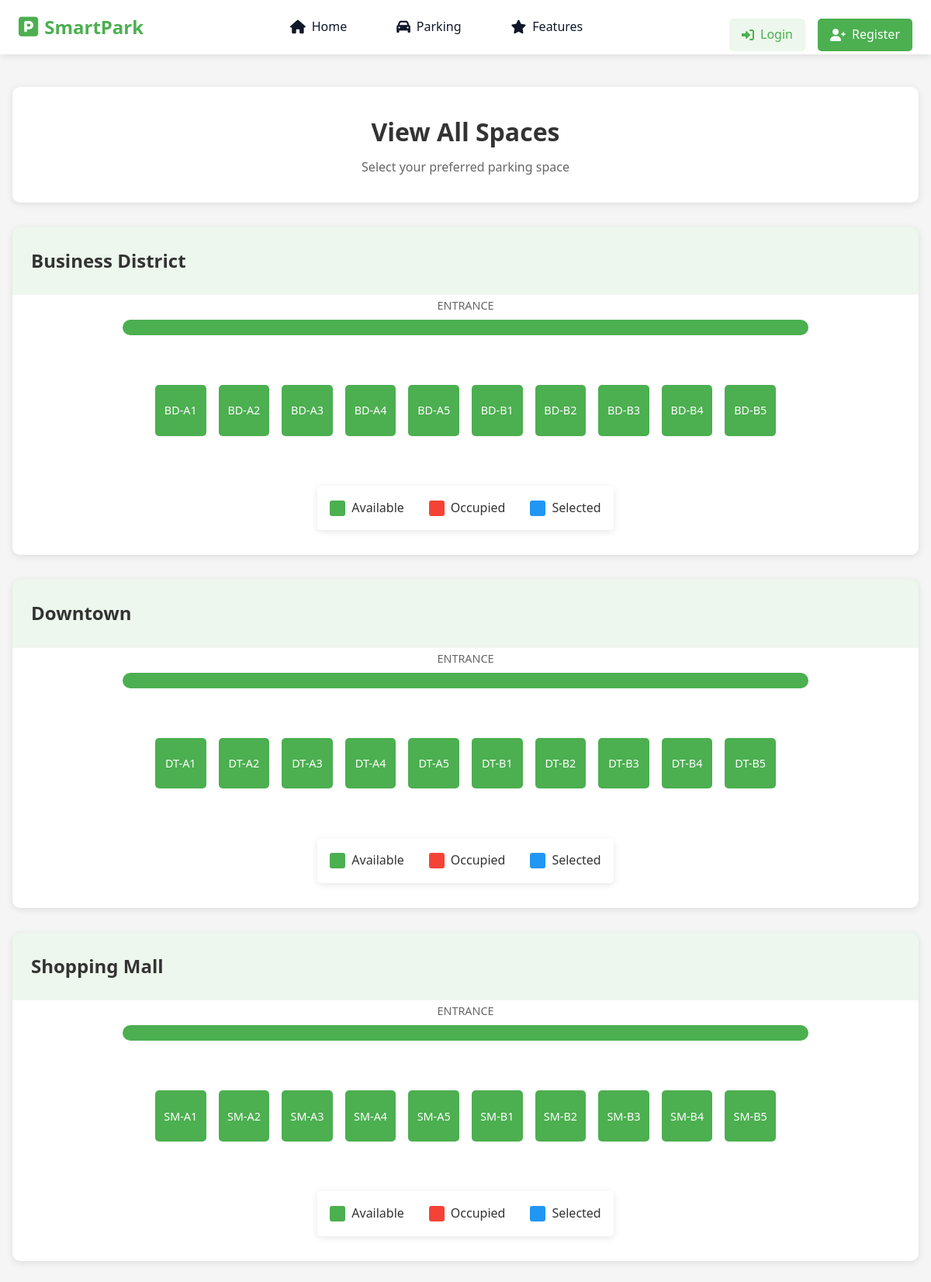
The app's page /all_spaces.php with its own data.
### tables this page shows
CREATE TABLE IF NOT EXISTS parking_spaces (
    space_id INT AUTO_INCREMENT PRIMARY KEY,
    space_name VARCHAR(50) NOT NULL,
    location VARCHAR(100) NOT NULL,
    price_per_hour DECIMAL(10,2) NOT NULL,
    capacity INT NOT NULL DEFAULT 1,
    description TEXT,
    created_at TIMESTAMP DEFAULT CURRENT_TIMESTAMP
);

### all_spaces.php (the view, shortened to what this page needs)
<?php
$conn = getConnection();
$sql = "SELECT p.*,
        (SELECT COUNT(*) FROM reservations r
         WHERE r.space_id = p.space_id
         AND r.status IN ('active', 'pending')
         AND NOW() BETWEEN r.start_time AND r.end_time) as current_occupancy
        FROM parking_spaces p
        ORDER BY p.location, p.space_name";
$result = $conn->query($sql);
$spaces = $result->fetch_all(MYSQLI_ASSOC);
$locations = [];
foreach ($spaces as $space) {
    $locations[$space['location']][] = $space;
}
?>
<!DOCTYPE html>
<html lang="en">
<head>
    <link rel="stylesheet" href="css/styles.css">
    <link rel="stylesheet" href="https://cdnjs.cloudflare.com/ajax/libs/font-awesome/6.0.0/css/all.min.css">
</head>
<body>
    <?php include 'includes/navbar.php'; ?>
    <div class="spaces-wrapper">
        <div class="spaces-container">
            <div class="spaces-header">
                <h1>View All Spaces</h1>
                <p>Select your preferred parking space</p>
            </div>
            <?php if (empty($locations)): ?>
                <div class="location-section">
                    <div class="location-header">
                        <h2>No Parking Spaces Available</h2>
                    </div>
                    <div class="seating-layout">
                        <p>There are no parking spaces available at the moment. Please check back later.</p>
                    </div>
                </div>
            <?php else: ?>
                <?php foreach ($locations as $location => $locationSpaces): ?>
                    <div class="location-section">
                        <div class="location-header">
                            <h2><?php echo htmlspecialchars($location); ?></h2>
                        </div>
                        <div class="seating-layout">
                            <div class="screen"></div>
                            <div class="seats-container">
                                <?php foreach ($locationSpaces as $space): ?>
                                    <div class="seat <?php echo $space['current_occupancy'] > 0 ? 'occupied' : ''; ?>"
                                         data-space-id="<?php echo $space['space_id']; ?>"
                                         data-space-name="<?php echo htmlspecialchars($space['space_name']); ?>"
                                         data-price="<?php echo $space['price_per_hour']; ?>">
                                        <?php echo $space['space_name']; ?>
                                    </div>
                                <?php endforeach; ?>
                            </div>
                            <div class="legend">
                                <div class="legend-item">
                                    <div class="legend-color legend-available"></div>
                                    <span>Available</span>
                                </div>
                                <div class="legend-item">
                                    <div class="legend-color legend-occupied"></div>
                                    <span>Occupied</span>
                                </div>
                                <div class="legend-item">
                                    <div class="legend-color legend-selected"></div>
                                    <span>Selected</span>
                                </div>
                            </div>
                        </div>
                    </div>
                <?php endforeach; ?>
            <?php endif; ?>
        </div>
    </div>
</body>
</html>

### includes/navbar.php (shortened to what this page needs)
<?php
$current_path = $_SERVER['SCRIPT_NAME'];
$is_user_section = strpos($current_path, '/user/') !== false;
$base_path = $is_user_section ? '../' : '';
?>
<nav class="navbar">
    <div class="nav-container">
        <div class="nav-left">
            <a href="<?php echo $base_path; ?>index.php" class="logo">
                <i class="fas fa-parking"></i>
                <span>SmartPark</span>
            </a>
        </div>
        <div class="nav-center">
            <ul class="nav-links">
                <li><a href="<?php echo $base_path; ?>index.php" class="nav-link">
                    <i class="fas fa-home"></i>
                    <span>Home</span>
                </a></li>
                <li><a href="<?php echo $base_path; ?>index.php#parking" class="nav-link">
                    <i class="fas fa-car"></i>
                    <span>Parking</span>
                </a></li>
                <li><a href="<?php echo $base_path; ?>index.php#features" class="nav-link">
                    <i class="fas fa-star"></i>
                    <span>Features</span>
                </a></li>
            </ul>
        </div>
        <div class="nav-right">
            <?php if(isset($_SESSION['user_id'])): ?>
                <div class="user-menu">
                    <div class="user-info">
                        <i class="fas fa-user-circle"></i>
                        <span class="user-name"><?php echo htmlspecialchars($_SESSION['full_name']); ?></span>
                    </div>
                    <div class="dropdown-menu">
                        <a href="<?php echo $base_path; ?>user/profile.php" class="dropdown-item">
                            <i class="fas fa-user"></i>
                            <span>Profile</span>
                        </a>
                        <a href="<?php echo $base_path; ?>user/reservations.php" class="dropdown-item">
                            <i class="fas fa-calendar-check"></i>
                            <span>My Reservations</span>
                        </a>
                        <a href="<?php echo $base_path; ?>logout.php" class="dropdown-item">
                            <i class="fas fa-sign-out-alt"></i>
                            <span>Logout</span>
                        </a>
                    </div>
                </div>
            <?php else: ?>
                <div class="auth-links">
                    <a href="<?php echo $base_path; ?>login.php" class="auth-btn login-btn">
                        <i class="fas fa-sign-in-alt"></i>
                        <span>Login</span>
                    </a>
                    <a href="<?php echo $base_path; ?>register.php" class="auth-btn register-btn">
                        <i class="fas fa-user-plus"></i>
                        <span>Register</span>
                    </a>
                </div>
            <?php endif; ?>
        </div>
    </div>
</nav>

### css/styles.css (style rules this page uses)
:root { --primary-color: #4f46e5; --secondary-color: #3730a3; --accent-color: #10b981; --background-color: #f8fafc; --text-color: #0f172a; --light-gray: #e2e8f0; --dark-gray: #64748b; --success-color: #10b981; --warning-color: #f59e0b; --danger-color: #ef4444; --info-color: #3b82f6; }
* { margin: 0; padding: 0; box-sizing: border-box; }
body { font-family: 'Outfit', 'Segoe UI', Tahoma, Geneva, Verdana, sans-serif; color: var(--text-color); background-color: var(--background-color); line-height: 1.6; -webkit-font-smoothing: antialiased; }
a { text-decoration: none; color: var(--primary-color); }
ul { list-style: none; }
.navbar { background-color: white; box-shadow: 0 2px 10px rgba(0, 0, 0, 0.1); position: sticky; top: 0; z-index: 100; height: 70px; }
.nav-container { max-width: 1200px; margin: 0 auto; padding: 0 2rem; height: 100%; display: flex; justify-content: space-between; align-items: center; }
.nav-left { flex: 0 0 auto; }
.logo { font-size: 1.5rem; font-weight: 700; color: var(--primary-color); text-decoration: none; transition: color 0.3s ease; }
.nav-center { flex: 1; display: flex; justify-content: center; }
.nav-links { display: flex; gap: 2rem; margin: 0; padding: 0; list-style: none; }
.nav-links a { color: var(--text-color); text-decoration: none; font-weight: 500; padding: 0.5rem 1rem; border-radius: 4px; transition: all 0.3s ease; }
.nav-right { flex: 0 0 auto; }
.auth-links { display: flex; gap: 1rem; }
.auth-links { margin-top: 20px; text-align: center; }

### all_spaces.php (style rules this page uses)
:root { --primary-color: #4CAF50; --primary-dark: #388E3C; --primary-light: rgba(76, 175, 80, 0.1); --text-dark: #333; --text-light: #666; --white: #fff; --gray-light: #f5f5f5; --shadow: 0 2px 10px rgba(0, 0, 0, 0.1); --available: #4CAF50; --occupied: #f44336; --selected: #2196F3; --hover: #81C784; }
body { margin: 0; padding: 0; font-family: 'Segoe UI', Tahoma, Geneva, Verdana, sans-serif; background-color: var(--gray-light); color: var(--text-dark); line-height: 1.6; }
.spaces-wrapper { padding-top: 80px; min-height: 100vh; }
.spaces-container { max-width: 1200px; margin: 0 auto; padding: 2rem 1rem; }
.spaces-header { background: var(--white); padding: 2rem; border-radius: 10px; box-shadow: var(--shadow); margin-bottom: 2rem; text-align: center; }
.spaces-header h1 { margin: 0; font-size: 2rem; color: var(--text-dark); }
.spaces-header p { margin: 0.5rem 0 0; color: var(--text-light); }
.location-section { background: var(--white); border-radius: 10px; box-shadow: var(--shadow); margin-bottom: 2rem; overflow: hidden; }
.location-header { background: var(--primary-light); padding: 1.5rem; border-bottom: 1px solid var(--gray-light); }
.location-header h2 { margin: 0; color: var(--text-dark); font-size: 1.5rem; }
.seating-layout { padding: 2rem; display: flex; flex-direction: column; align-items: center; gap: 2rem; }
.screen { width: 80%; height: 20px; background: var(--primary-color); border-radius: 10px; margin-bottom: 2rem; position: relative; }
.screen::before { content: 'ENTRANCE'; position: absolute; top: -30px; left: 50%; transform: translateX(-50%); color: var(--text-light); font-size: 0.9rem; }
.seats-container { display: grid; grid-template-columns: repeat(auto-fit, minmax(60px, 1fr)); gap: 1rem; width: 100%; max-width: 800px; margin: 0 auto; }
.seat { aspect-ratio: 1; background: var(--available); border-radius: 5px; cursor: pointer; transition: all 0.3s ease; position: relative; display: flex; align-items: center; justify-content: center; color: var(--white); font-weight: 500; font-size: 0.9rem; }
.legend { display: flex; gap: 2rem; margin-top: 2rem; padding: 1rem; background: var(--white); border-radius: 5px; box-shadow: var(--shadow); }
.legend-item { display: flex; align-items: center; gap: 0.5rem; }
.legend-color { width: 20px; height: 20px; border-radius: 3px; }
.legend-available { background: var(--available); }
.legend-occupied { background: var(--occupied); }
.legend-selected { background: var(--selected); }

### records on screen
parking_spaces: space_name "BD-A1"
parking_spaces: space_name "BD-A2"
parking_spaces: space_name "BD-A3"
parking_spaces: space_name "BD-A4"
parking_spaces: space_name "BD-A5"
parking_spaces: space_name "BD-B1"
parking_spaces: space_name "BD-B2"
parking_spaces: space_name "BD-B3"
parking_spaces: space_name "BD-B4"
parking_spaces: space_name "BD-B5"
parking_spaces: space_name "DT-A1"
parking_spaces: space_name "DT-A2"
parking_spaces: space_name "DT-A3"
parking_spaces: space_name "DT-A4"
parking_spaces: space_name "DT-A5"
parking_spaces: space_name "DT-B1"
parking_spaces: space_name "DT-B2"
parking_spaces: space_name "DT-B3"
parking_spaces: space_name "DT-B4"
parking_spaces: space_name "DT-B5"
parking_spaces: space_name "SM-A1"
parking_spaces: space_name "SM-A2"
parking_spaces: space_name "SM-A3"
parking_spaces: space_name "SM-A4"
parking_spaces: space_name "SM-A5"
parking_spaces: space_name "SM-B1"
parking_spaces: space_name "SM-B2"
parking_spaces: space_name "SM-B3"
parking_spaces: space_name "SM-B4"
parking_spaces: space_name "SM-B5"

### other values on screen
$location "Business District"
$location "Downtown"
$location "Shopping Mall"
